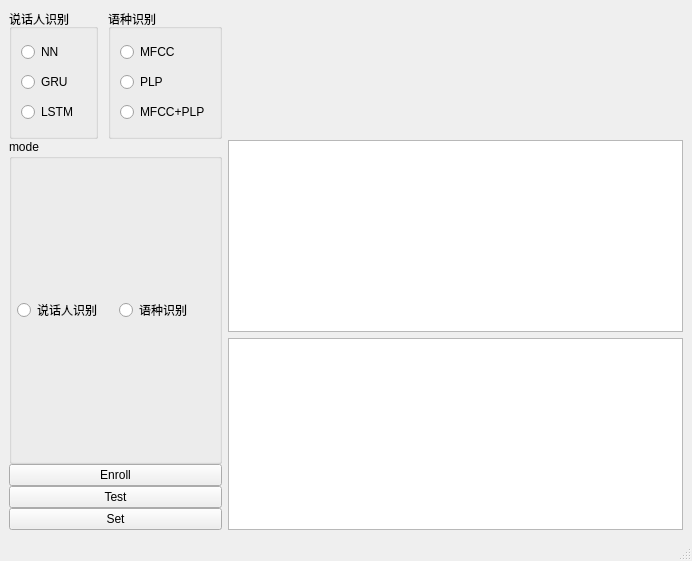
<?xml version="1.0" encoding="UTF-8"?>
<ui version="4.0">
 <class>MainWindow</class>
 <widget class="QMainWindow" name="MainWindow">
  <property name="geometry">
   <rect>
    <x>0</x>
    <y>0</y>
    <width>692</width>
    <height>561</height>
   </rect>
  </property>
  <property name="sizePolicy">
   <sizepolicy hsizetype="Expanding" vsizetype="Expanding">
    <horstretch>0</horstretch>
    <verstretch>0</verstretch>
   </sizepolicy>
  </property>
  <property name="focusPolicy">
   <enum>Qt::NoFocus</enum>
  </property>
  <property name="windowTitle">
   <string>说护者识别</string>
  </property>
  <property name="animated">
   <bool>true</bool>
  </property>
  <widget class="QWidget" name="centralwidget">
   <layout class="QGridLayout" name="gridLayout">
    <item row="0" column="1">
     <layout class="QVBoxLayout" name="verticalLayout_4" stretch="0,0,0">
      <property name="topMargin">
       <number>0</number>
      </property>
      <item>
       <widget class="QLabel" name="label">
        <property name="sizePolicy">
         <sizepolicy hsizetype="Expanding" vsizetype="Expanding">
          <horstretch>0</horstretch>
          <verstretch>0</verstretch>
         </sizepolicy>
        </property>
        <property name="maximumSize">
         <size>
          <width>480</width>
          <height>320</height>
         </size>
        </property>
        <property name="sizeIncrement">
         <size>
          <width>1</width>
          <height>1</height>
         </size>
        </property>
        <property name="text">
         <string/>
        </property>
        <property name="pixmap">
         <pixmap resource="../img/source.qrc">:/newPrefix/1.jpg</pixmap>
        </property>
        <property name="scaledContents">
         <bool>true</bool>
        </property>
        <property name="alignment">
         <set>Qt::AlignCenter</set>
        </property>
       </widget>
      </item>
      <item>
       <widget class="QTextBrowser" name="textBrowser_2">
        <property name="font">
         <font>
          <family>Adobe 宋体 Std L</family>
          <pointsize>15</pointsize>
         </font>
        </property>
        <property name="readOnly">
         <bool>false</bool>
        </property>
        <property name="html">
         <string>&lt;!DOCTYPE HTML PUBLIC &quot;-//W3C//DTD HTML 4.0//EN&quot; &quot;http://www.w3.org/TR/REC-html40/strict.dtd&quot;&gt;
&lt;html&gt;&lt;head&gt;&lt;meta name=&quot;qrichtext&quot; content=&quot;1&quot; /&gt;&lt;style type=&quot;text/css&quot;&gt;
p, li { white-space: pre-wrap; }
&lt;/style&gt;&lt;/head&gt;&lt;body style=&quot; font-family:'Adobe 宋体 Std L'; font-size:15pt; font-weight:400; font-style:normal;&quot;&gt;
&lt;p style=&quot;-qt-paragraph-type:empty; margin-top:0px; margin-bottom:0px; margin-left:0px; margin-right:0px; -qt-block-indent:0; text-indent:0px; font-family:'SimSun'; font-size:9pt;&quot;&gt;&lt;br /&gt;&lt;/p&gt;&lt;/body&gt;&lt;/html&gt;</string>
        </property>
        <property name="cursorWidth">
         <number>4</number>
        </property>
       </widget>
      </item>
      <item>
       <widget class="QTextBrowser" name="textBrowser_3">
        <property name="html">
         <string>&lt;!DOCTYPE HTML PUBLIC &quot;-//W3C//DTD HTML 4.0//EN&quot; &quot;http://www.w3.org/TR/REC-html40/strict.dtd&quot;&gt;
&lt;html&gt;&lt;head&gt;&lt;meta name=&quot;qrichtext&quot; content=&quot;1&quot; /&gt;&lt;style type=&quot;text/css&quot;&gt;
p, li { white-space: pre-wrap; }
&lt;/style&gt;&lt;/head&gt;&lt;body style=&quot; font-family:'SimSun'; font-size:9pt; font-weight:400; font-style:normal;&quot;&gt;
&lt;p style=&quot;-qt-paragraph-type:empty; margin-top:0px; margin-bottom:0px; margin-left:0px; margin-right:0px; -qt-block-indent:0; text-indent:0px;&quot;&gt;&lt;br /&gt;&lt;/p&gt;&lt;/body&gt;&lt;/html&gt;</string>
        </property>
       </widget>
      </item>
     </layout>
    </item>
    <item row="0" column="0">
     <layout class="QVBoxLayout" name="verticalLayout_1" stretch="1,3">
      <property name="spacing">
       <number>0</number>
      </property>
      <item>
       <layout class="QHBoxLayout" name="horizontalLayout">
        <property name="spacing">
         <number>10</number>
        </property>
        <property name="rightMargin">
         <number>0</number>
        </property>
        <item>
         <widget class="QGroupBox" name="groupBox">
          <property name="locale">
           <locale language="Chinese" country="China"/>
          </property>
          <property name="title">
           <string>说话人识别</string>
          </property>
          <layout class="QVBoxLayout" name="verticalLayout_3">
           <item>
            <widget class="QRadioButton" name="radioButton">
             <property name="text">
              <string>NN</string>
             </property>
            </widget>
           </item>
           <item>
            <widget class="QRadioButton" name="radioButton_2">
             <property name="text">
              <string>GRU</string>
             </property>
            </widget>
           </item>
           <item>
            <widget class="QRadioButton" name="radioButton_3">
             <property name="text">
              <string>LSTM</string>
             </property>
            </widget>
           </item>
          </layout>
         </widget>
        </item>
        <item>
         <widget class="QGroupBox" name="groupBox_2">
          <property name="locale">
           <locale language="Chinese" country="China"/>
          </property>
          <property name="title">
           <string>语种识别</string>
          </property>
          <layout class="QVBoxLayout" name="verticalLayout_2">
           <item>
            <widget class="QRadioButton" name="radioButton_4">
             <property name="text">
              <string>MFCC</string>
             </property>
            </widget>
           </item>
           <item>
            <widget class="QRadioButton" name="radioButton_6">
             <property name="text">
              <string>PLP</string>
             </property>
            </widget>
           </item>
           <item>
            <widget class="QRadioButton" name="radioButton_5">
             <property name="text">
              <string>MFCC+PLP</string>
             </property>
            </widget>
           </item>
          </layout>
         </widget>
        </item>
       </layout>
      </item>
      <item>
       <layout class="QVBoxLayout" name="verticalLayout">
        <item>
         <widget class="QGroupBox" name="groupBox_3">
          <property name="title">
           <string>mode</string>
          </property>
          <layout class="QHBoxLayout" name="horizontalLayout_2">
           <property name="leftMargin">
            <number>5</number>
           </property>
           <property name="topMargin">
            <number>5</number>
           </property>
           <property name="rightMargin">
            <number>5</number>
           </property>
           <property name="bottomMargin">
            <number>5</number>
           </property>
           <item>
            <widget class="QRadioButton" name="radioButton_8">
             <property name="text">
              <string>说话人识别</string>
             </property>
            </widget>
           </item>
           <item>
            <widget class="QRadioButton" name="radioButton_7">
             <property name="text">
              <string>语种识别</string>
             </property>
            </widget>
           </item>
          </layout>
         </widget>
        </item>
        <item>
         <widget class="QPushButton" name="pushButton">
          <property name="text">
           <string>Enroll</string>
          </property>
         </widget>
        </item>
        <item>
         <widget class="QPushButton" name="pushButton_2">
          <property name="text">
           <string>Test</string>
          </property>
         </widget>
        </item>
        <item>
         <widget class="QPushButton" name="pushButton_3">
          <property name="text">
           <string>Set</string>
          </property>
         </widget>
        </item>
       </layout>
      </item>
     </layout>
    </item>
   </layout>
  </widget>
  <widget class="QMenuBar" name="menubar">
   <property name="geometry">
    <rect>
     <x>0</x>
     <y>0</y>
     <width>692</width>
     <height>26</height>
    </rect>
   </property>
  </widget>
  <widget class="QStatusBar" name="statusbar"/>
 </widget>
 <resources>
  <include location="../img/source.qrc"/>
 </resources>
 <connections/>
</ui>
